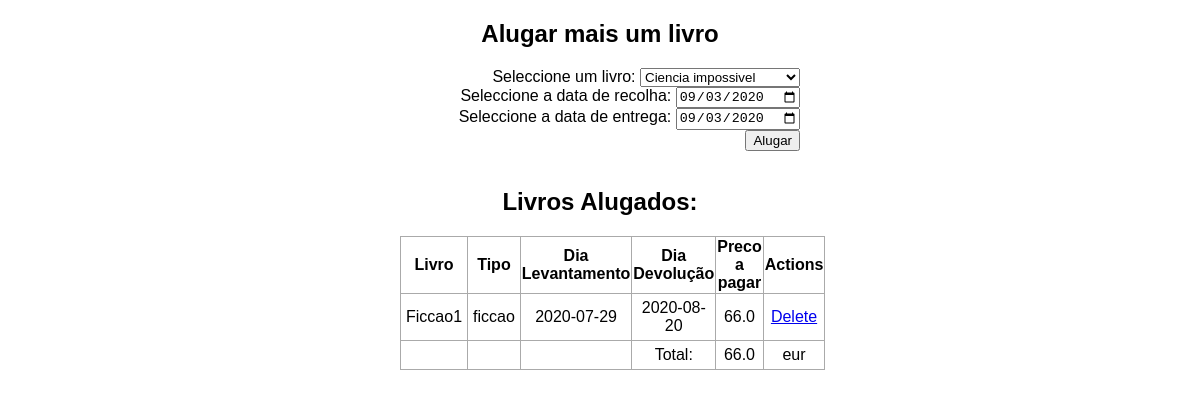
/, run on an earlier commit of the app's database.
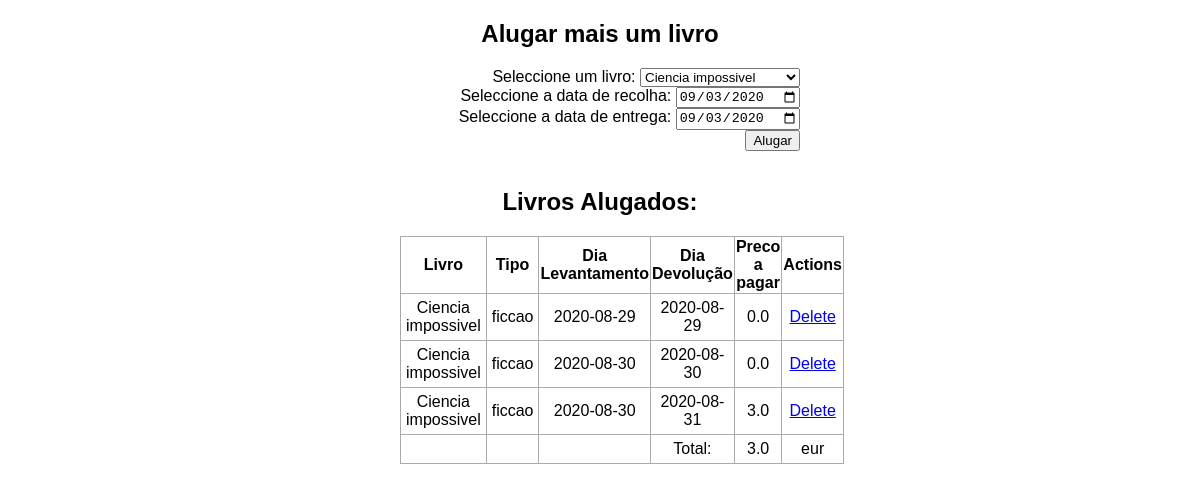
And on a later commit of the database.
### app.py (models this page shows, shortened)
class Todo(db.Model):
    id = db.Column(db.Integer, primary_key=True)
    content = db.Column(db.String(200), nullable=False)
    book_type = db.Column(db.String(200), nullable=False)
    DateTake = db.Column(db.DateTime, default=datetime.utcnow)
    DateReturn = db.Column(db.DateTime, default=datetime.utcnow)

### app.py (the view)
@app.route('/', methods=['POST', 'GET'])
def index():
    if request.method == 'POST':
        DateTake = datetime.strptime(request.form['DateTake'], '%Y-%m-%d')
        DateReturn =datetime.strptime(request.form['DateReturn'], '%Y-%m-%d')
        book_name= request.form['bookDropdown']
        book_type= books[book_name]["type"]
        new_task = Todo(content=book_name,book_type=book_type, DateTake=DateTake,DateReturn=DateReturn)
        db.session.add(new_task)
        db.session.commit()
        return redirect('/')
    else:
        tasks = Todo.query.order_by(Todo.DateTake).all()
        sum_extracto = sum([compute_price(task.DateTake.date() ,task.DateReturn.date(),task.book_type) for task in tasks])
        return render_template('index.html', tasks=tasks,books=books, today=datetime.today().strftime("%Y-%m-%d"), compute_price=compute_price,sum_extracto=sum_extracto)

### templates/index.html (shortened to what this page needs)
{% extends 'base.html' %}
{% block body %}
<div class="content">
    <h2 style="text-align: center">Alugar mais um livro </h2>
    <div class="form">
        <form action="/" method="POST">
            Seleccione um livro:
            <select class="bookForm" id="bookDropdown" type="text" name="bookDropdown" >
                {% for book in books %}
                <option id={{book}} value="{{book}}">{{book}}</option>
                {% endfor %}
           </select>
            <br>
            Seleccione a data de recolha:
            <input type="date"  name="DateTake" id="DateTake" value ="{{today}}" min="{{today}}">
             <br>
            Seleccione a data de entrega:
            <input type="date" name="DateReturn" id="DateReturn" value ="{{today}}" min="{{today}}">
            <input type="submit" value="Alugar" >
        </form>
    </div>
    <br>
    {% if tasks|length < 1 %}
    <h4 style="text-align: center">Sem livros alugados</h4>
    {% else %}
    <table>
        <h2 style="text-align: center">Livros Alugados:</h2>
        <tr>
            <th>Livro</th>
            <th>Tipo</th>
            <th>Dia Levantamento</th>
            <th>Dia Devolução</th>
            <th>Preco a pagar</th>
            <th>Actions</th>
        </tr>
        {% for task in tasks %}
            <tr>
                <td>{{ task.content }}</td>
                <td>{{ task.book_type }}</td>
                <td>{{ task.DateTake.date() }}</td>
                <td>{{ task.DateReturn.date() }}</td>
                <td>{{ compute_price(task.DateTake.date() ,task.DateReturn.date(),task.book_type)  }}</td>
                <td>
                    <a href="/delete/{{task.id}}">Delete</a>
                </td>
            </tr>
        {% endfor %}
        <tr>
                <td></td>
                <td></td>
                <td></td>
                <td>Total:</td>
                <td>{{sum_extracto}}</td>
                <td>eur</td>
            </tr>
    </table>
    {% endif %}
</div>
{% endblock %}

What changed in the data, as far as the page shows it:
added Todo: content "Ciencia impossivel", book_type "ficcao", DateTake "2020-08-29", DateReturn "2020-08-29", DateTake+DateReturn+book_type "0.0"
changed Todo (number 2 of 3 on the later page): content "Ficcao1" → "Ciencia impossivel"; DateTake "2020-07-29" → "2020-08-30"; DateReturn "2020-08-20" → "2020-08-30"; DateTake+DateReturn+book_type "66.0" → "0.0"
added Todo: content "Ciencia impossivel", book_type "ficcao", DateTake "2020-08-30", DateReturn "2020-08-31", DateTake+DateReturn+book_type "3.0"
Also different on the page:
{{ sum_extracto }}: "66.0" → "3.0"
